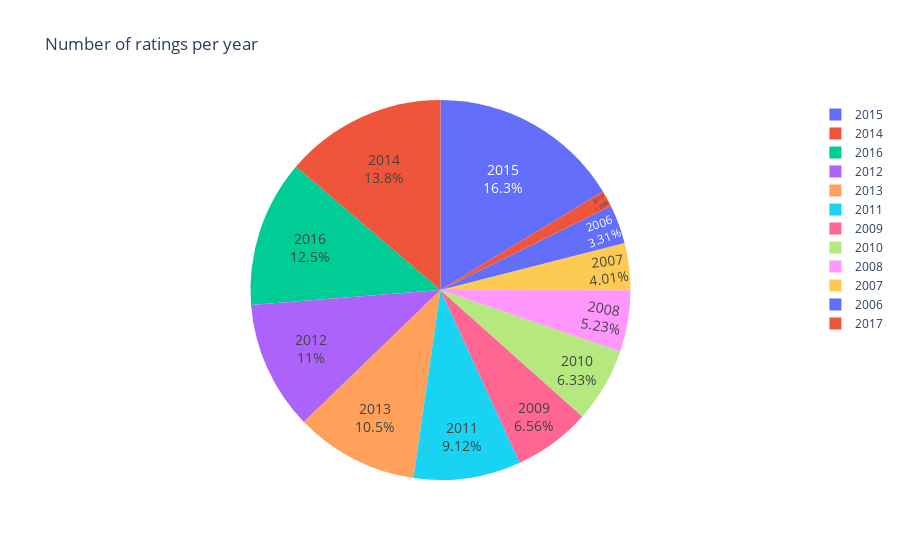

The code cell stored with this chart in its notebook:
### Code cell
#Pie plot - reviews per year in percentage:

fig = px.pie(rev_y, values='count',names = "year", color= 'year', title="Number of ratings per year")
fig.update_traces(textinfo='percent+label', textposition='inside', textfont_size=14)

fig.show()

### Figure 1 — Plotly figure (JSON) as saved in the notebook; plotly's stock layout.template omitted (floating-point values rounded to 4 significant figures)
{"data": [{"customdata": [[2015], [2014], [2016], [2012], [2013], [2011], [2009], [2010], [2008], [2007], [2006], [2017]], "domain": {"x": [0, 1], "y": [0, 1]}, "hovertemplate": "year=%{customdata[0]}<br>count=%{value}<extra></extra>", "labels": [2015, 2014, 2016, 2012, 2013, 2011, 2009, 2010, 2008, 2007, 2006, 2017], "legendgroup": "", "marker": {"colors": ["#636efa", "#EF553B", "#00cc96", "#ab63fa", "#FFA15A", "#19d3f3", "#FF6692", "#B6E880", "#FF97FF", "#FECB52", "#636efa", "#EF553B"]}, "name": "", "showlegend": true, "textfont": {"size": 14}, "textinfo": "percent+label", "textposition": "inside", "type": "pie", "values": [281, 237, 215, 189, 181, 157, 113, 109, 90, 69, 57, 24]}], "layout": {"legend": {"tracegroupgap": 0}, "title": {"text": "Number of ratings per year"}}}
